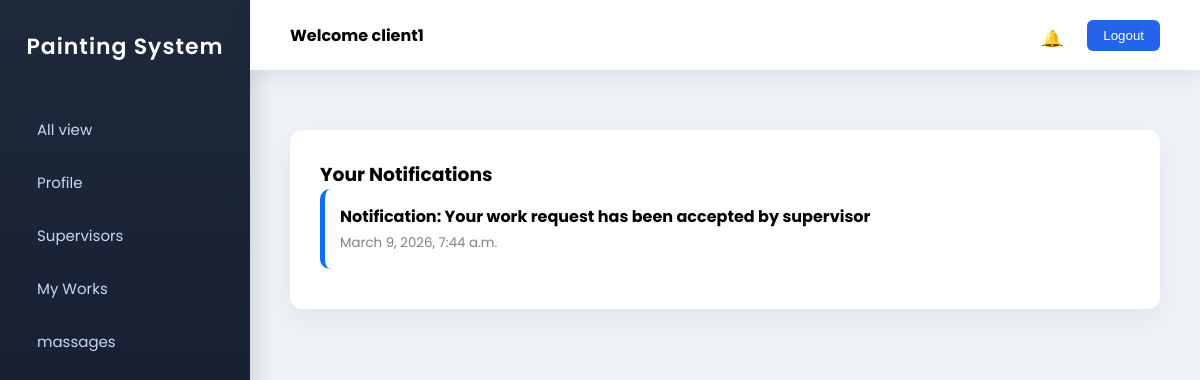
Screenshot of /client_notifications/ (signed in) with the database file from the repository.
### brush_track_app/models.py (models this page shows)
class Login(AbstractUser):
    is_client = models.BooleanField(default=False)
    is_supervisor = models.BooleanField(default=False)
    is_painter = models.BooleanField(default=False)

class Notification(models.Model):
    client = models.ForeignKey("Client", on_delete=models.CASCADE)
    supervisor = models.ForeignKey("Supervisor", on_delete=models.CASCADE)
    message= models.TextField()
    date_time = models.DateTimeField(auto_now_add=True)

### brush_track_app/clientview.py (the view)
# urls.py: path('client_notifications/',clientview.client_notifications,name="client_notifications"),
def client_notifications(request):
    client = Client.objects.get(client_details=request.user)
    notifications = Notification.objects.filter(client=client).order_by('-date_time')
    return render(request,'client/notifications.html',{'notifications':notifications})

### templates/client/notifications.html (shortened to what this page needs)
{% extends "client/client.html" %}
{% block content %}
<h3>Your Notifications</h3>
{% for n in notifications %}
<div style="background:#ffffff;padding:15px;margin-bottom:10px;border-radius:10px;border-left:5px solid {% if n.is_complaint %}#ef4444{% else %}#0d6efd{% endif %}">
<b>{% if n.is_complaint %}Complaint:{% else %}Notification:{% endif %} {{ n.message }}</b>
<br>
<small style="color:gray">{{ n.date_time }}</small>
</div>
{% empty %}
<p>No Notifications</p>
{% endfor %}
{% endblock %}

### templates/client/client.html (shortened to what this page needs)
{% load static %}
<!DOCTYPE html>
<html lang="en">
<head>
<link rel="stylesheet" href="{% static 'assets/vendors/mdi/css/materialdesignicons.min.css' %}">
</head>
<body>
<div class="sidebar">
<div class="sidebar-header">
Painting System
</div>
<ul>
<li>
<a href="{% url 'client_dashboard'%}">
All view
</a>
</li>
<li>
<a href="{% url 'client_profile'%}">
Profile
</a>
</li>
<li>
<a href="{% url 'supervisor_view'%}">
Supervisors
</a>
</li>
<li>
<a href="{% url 'my_works'%}">
My Works
</a>
</li>
<li>
<a href="{% url 'client_messages'%}">
massages
</a>
</li>
</ul>
</div>
<div class="main">
<div class="navbar">
<h4>Welcome {{ request.user }}</h4>
<div class="nav-right">
<div class="notification" onclick="toggleNotification()">
 <a href="{% url 'client_notifications' %}">
<span class="">🔔
</span> </a>
</div>
<a href="{% url 'Log_out_client' %}">
<button class="logout-btn">Logout</button>
</a>
</div>
</div>
<div class="content">
<div class="content-card">
{% block content %}
{% endblock %}
</div>
</div>
</div>
</body>
</html>

### templates/client/client.html (style rules this page uses)
* { box-sizing:border-box; margin:0; padding:0; }
body { font-family:'Poppins',sans-serif; background:#eef2f7; display:flex; }
.sidebar { width:250px; height:100vh; background:linear-gradient(180deg,#1e293b,#0f172a); color:white; position:fixed; top:0; left:0; display:flex; flex-direction:column; padding-top:30px; box-shadow:4px 0 20px rgba(0,0,0,0.15); }
.sidebar-header { text-align:center; font-size:22px; font-weight:600; margin-bottom:40px; letter-spacing:1px; }
.sidebar ul { list-style:none; padding:0; }
.sidebar ul li { padding:15px 25px; transition:0.3s; }
.sidebar ul li a { text-decoration:none; color:#cbd5f5; display:flex; align-items:center; font-size:15px; }
.main { margin-left:250px; width:100%; }
.navbar { height:70px; background:white; display:flex; align-items:center; justify-content:space-between; padding:0 40px; box-shadow:0 6px 20px rgba(0,0,0,0.08); position:fixed; left:250px; right:0; top:0; z-index:100; }
.nav-right { display:flex; align-items:center; gap:25px; }
.notification { position:relative; cursor:pointer; }
.logout-btn { background:#2563eb; border:none; color:white; padding:8px 16px; border-radius:6px; cursor:pointer; transition:0.3s; }
.content { margin-top:90px; padding:40px; }
.content-card { background:white; padding:30px; border-radius:12px; box-shadow:0 10px 25px rgba(0,0,0,0.05); animation:fadeIn 0.6s; }

### rows the page displays
Login: user "client1"
Notification: message "Your work request has been accepted by supervisor", date_time "March 9, 2026, 7:44 a.m."
